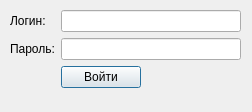
<?xml version="1.0" encoding="UTF-8"?>
<ui version="4.0">
 <class>loginDialog</class>
 <widget class="QDialog" name="loginDialog">
  <property name="geometry">
   <rect>
    <x>0</x>
    <y>0</y>
    <width>252</width>
    <height>112</height>
   </rect>
  </property>
  <property name="windowTitle">
   <string>Dialog</string>
  </property>
  <widget class="QWidget" name="formLayoutWidget">
   <property name="geometry">
    <rect>
     <x>10</x>
     <y>10</y>
     <width>231</width>
     <height>91</height>
    </rect>
   </property>
   <layout class="QFormLayout" name="formLayout">
    <item row="0" column="0">
     <widget class="QLabel" name="label">
      <property name="text">
       <string>Логин:</string>
      </property>
     </widget>
    </item>
    <item row="1" column="0">
     <widget class="QLabel" name="label_2">
      <property name="text">
       <string>Пароль:</string>
      </property>
     </widget>
    </item>
    <item row="1" column="1">
     <widget class="QLineEdit" name="inputPass">
      <property name="echoMode">
       <enum>QLineEdit::Password</enum>
      </property>
     </widget>
    </item>
    <item row="2" column="1">
     <widget class="QPushButton" name="btnLogin">
      <property name="sizePolicy">
       <sizepolicy hsizetype="Fixed" vsizetype="Fixed">
        <horstretch>0</horstretch>
        <verstretch>0</verstretch>
       </sizepolicy>
      </property>
      <property name="text">
       <string>Войти</string>
      </property>
     </widget>
    </item>
    <item row="0" column="1">
     <widget class="QLineEdit" name="inputLogin"/>
    </item>
   </layout>
  </widget>
 </widget>
 <tabstops>
  <tabstop>inputLogin</tabstop>
  <tabstop>inputPass</tabstop>
  <tabstop>btnLogin</tabstop>
 </tabstops>
 <resources/>
 <connections/>
</ui>
